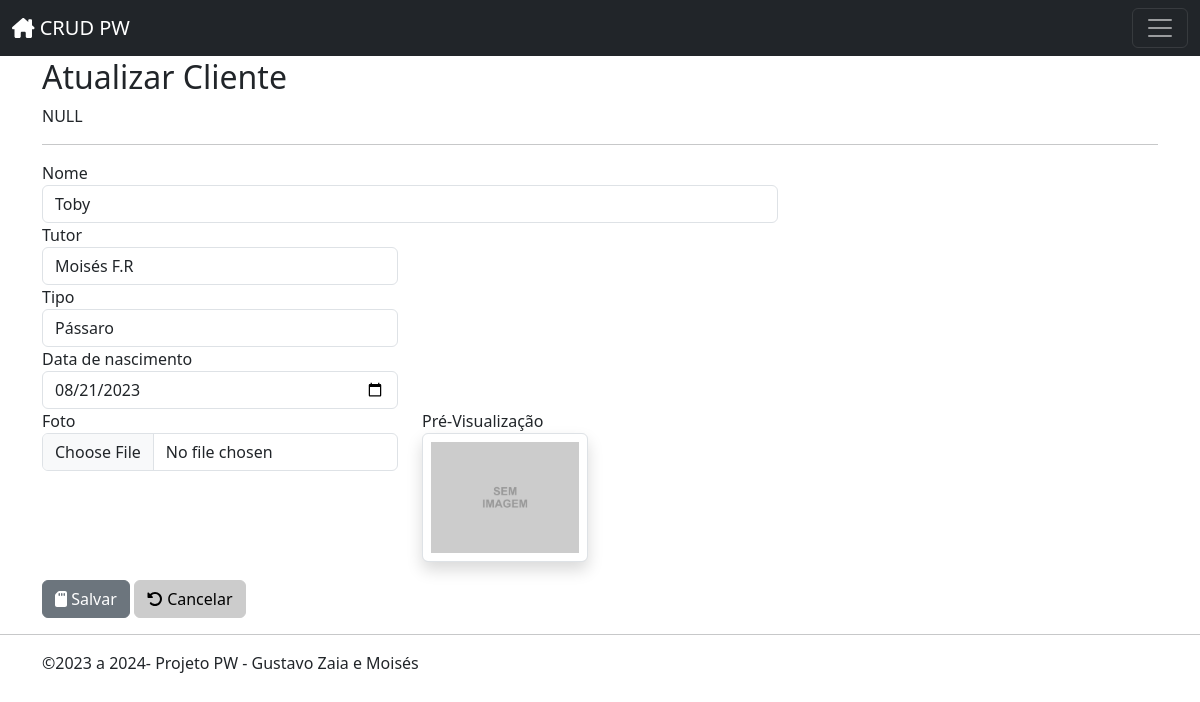
The page /animais/edit.php?id=1 on the database its author committed.
### tables this page shows
CREATE TABLE `animal` (
  `id` int(11) NOT NULL,
  `nome` varchar(50) DEFAULT NULL,
  `tutor` varchar(50) DEFAULT NULL,
  `tipo` varchar(25) DEFAULT NULL,
  `dataNasc` date DEFAULT NULL,
  `foto` varchar(69) DEFAULT NULL
);

### inc/database.php (called while the page is built, shortened)
<?php
function open_database()
{
	$servername = "localhost";
	$username = "root";
	$password = "";
	try {
		$conn = new PDO("mysql:host=$servername;dbname=wda_crud", $username, $password);
		$conn->setAttribute(PDO::ATTR_ERRMODE, PDO::ERRMODE_EXCEPTION);
		return $conn;
	} catch (Exception $e) {
		echo $e->getMessage();
		return null;
	}
}
function find($table = null, $id = null)
{
	try {
		$database = open_database();
		$found = null;
		if ($id) {
			$stmt = $database->prepare("SELECT * FROM " . $table . " WHERE id = ?");
			$stmt->bindParam(1, $id);
			$stmt->execute();
			if($stmt->rowCount() > 0) {
				$found = $stmt->fetch(PDO::FETCH_ASSOC);
			}
		} else {
			$stmt = $database->prepare("SELECT * FROM " . $table);
			$stmt->execute();
			if ($stmt->rowCount() > 0) {
				$found = $stmt->fetchAll(PDO::FETCH_ASSOC);
			}
		}
	} catch (Exception $e) {
		$_SESSION['message'] = $e->GetMessage();
		$_SESSION['type'] = 'danger';
	}
	return $found;
}

### animais/functions.php (called while the page is built, shortened)
<?php
    function edit() {
        try {
            if (isset($_GET['id'])) {
            $id = $_GET['id'];
            if (isset($_POST['animal'])) {
                $animal = $_POST['animal'];
                $old_photo = $_POST['old_photo'];
                if (!empty($_FILES["foto"]["name"])) {
                    $pasta_destino = "fotos/";
                    $tipo_arquivo = strtolower(pathinfo(basename($_FILES["foto"]["name"]), PATHINFO_EXTENSION));
                    $nomearquivo = uniqid() . "." . $tipo_arquivo;
                    $arquivo_destino = $pasta_destino . $nomearquivo;
                    $tamanho_arquivo = $_FILES["foto"]["size"];
                    $nome_temp = $_FILES["foto"]["tmp_name"];
                    upload($pasta_destino, $arquivo_destino, $tipo_arquivo, $nome_temp, $tamanho_arquivo);
                    unlink("./fotos/" . $old_photo);
                    $animal['foto'] = $nomearquivo;
                    if($tipo_arquivo !== "jpg" && $tipo_arquivo !== "jpeg" && $tipo_arquivo !== "png" && $tipo_arquivo !== "webp")
                    {
                        $_SESSION['message'] = 'O arquivo deve ser uma imagem ';
                        $_SESSION['type'] = 'danger';
                        header('Location: index.php');
                    }
                }
                update('animal', $id, $animal);
                header('Location: index.php');
            } else {
                $animal = find('animal', $id);
            }
            } else {
            header('location: index.php');
            }
        } catch (Exception $e) {
            $_SESSION['message'] = 'Aconteceu um erro: ' . $e->getMessage();
		    $_SESSION['type'] = 'danger';
            header('Location: index.php');
        }
    }
?>

### animais/edit.php (the view, shortened to what this page needs)
<?php
require_once('functions.php');
edit();
include(HEADER_TEMPLATE); ?>
            <h2 class="mt-2">Atualizar Cliente</h2>
            <?php
                if(!isset($_SESSION["message"])){
                    var_dump($_SESSION["type"]);
                }
            ?>
            <form action="edit.php?id=<?php echo $animal['id']; ?>" method="post" enctype="multipart/form-data">
                <hr />
                <div class="row">
                    <div class="form-group col-md-8">
                        <label for="name">Nome</label>
                        <input type="text" class="form-control" name="animal[nome]" value="<?php echo $animal['nome']; ?>">
                    </div>
                </div>
                <div class="row">
                    <div class="form-group col-md-4">
                        <label for="campo2">Tutor</label>
                        <input type="text" class="form-control" name="animal['tutor']" value="<?php echo $animal['tutor']; ?>">
                    </div>
                </div>
                <div class="row">
                    <div class="form-group col-md-4">
                        <label for="campo3">Tipo</label>
                        <input type="text" class="form-control" name="animal['tipo']" value="<?php echo $animal['tipo']; ?>">
                    </div>
                </div>
                <div class="row">
                    <div class="form-group col-md-4">
                        <label for="campo3">Data de nascimento</label>
                        <input type="date" class="form-control" name="animal['dataNasc']" value="<?php echo $animal['dataNasc']; ?>">
                    </div>
                </div>
                <div class="row">
                    <?php
                        $foto = "";
                        if (empty($usuario['foto'])) {
                            $foto = "sem_imagem.jpg";
                        } else {
                            $foto = $usuario['foto'];
                        }
                    ?>
                    <div class="form-group col-md-4">
                        <label for="campo1">Foto</label>
                        <input type="file" class="form-control" id="foto" name="foto" value="fotos/<?php echo $foto; ?>">
                    </div>
                    <div class="form-group col-md-2">
                        <label for="pre">Pré-Visualização</label>
                        <img class="form-control shadow p-2 mb-2 bg-body rounded" id="imgPreview" src="fotos/<?php echo $foto ;?>" alt="Foto do usuário" srcset="">
                    </div>
                </div>
                <div id="actions" class="row">
                    <div class="col-md-12">
                        <button type="submit" class="btn btn-secondary"><i class="fa-solid fa-sd-card"></i> Salvar</button>
                        <a href="index.php" class="btn btn-light"><i class="fa-solid fa-rotate-left"></i> Cancelar</a>
                    </div>
                </div>
            </form>

### inc/header.php (style rules this page uses)
body { padding-top: 50px; padding-bottom: 20px; }
.btn-light { background-color: #cccccc; border-color: #cccccc; }
header, #actions { margin-top: 10px; }

### rows shown on the page
animal: nome "Toby", tutor "Moisés F.R", tipo "Pássaro", dataNasc "08/21/2023"

### other values the page prints
$hoje->format("Y") "2024"
